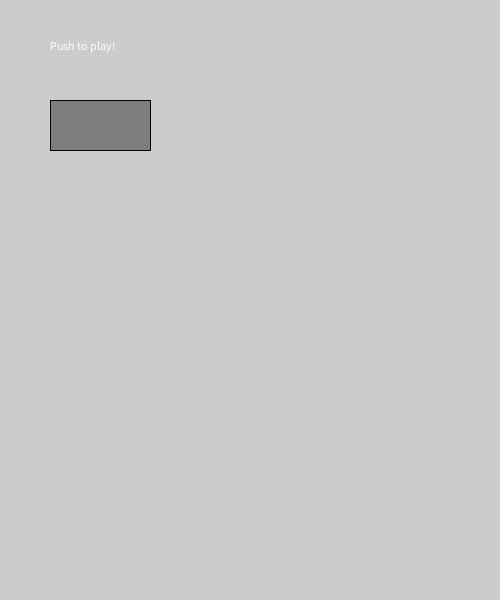
Frame 1 (no input)
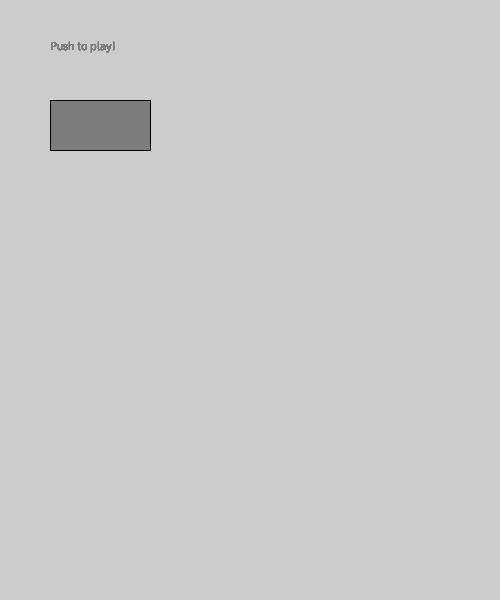
Frame 60 (the mouse pressed at the canvas centre just before this capture)
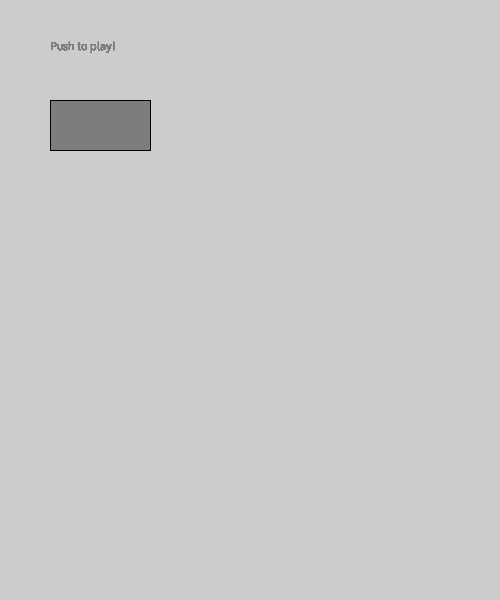
Frame 120 (the mouse held since frame 60 and released just before this capture)

The Processing sketch that drew these frames (run headless with seeded random() and noise(); from frame 60 on, the mouse is pressed at the canvas centre):

// Processing sketch: processing_91675
// ── processing_91675.pde

int position = 0;
int speed = 2;
int x_p1 = 50;
int y_p1 = 50;
int x_vel_p1 = 10;
int y_vel_p1 = 0;
int x_p2 = 50;
int y_p2 = 50;
int x_vel_p2 = -10;
int y_vel_p2 = 0;
int pellet_x = (int)random(10, width - 10);
int pellet_y = (int)random(10, height - 10);
int box_x = (int)random(10, width - 10);
int box_y = (int)random(10, height - 10);
int past_x_p1[] = new int[1];
int past_y_p1[] = new int[1];
int past_x_p2[] = new int[1];
int past_y_p2[] = new int[1];
int deaths_p1 = 0;
int deaths_p2 = 0;

boolean play = false;


void setup(){
  size(500,600);
  pellet_x = (int)random(20, width - 20);
  pellet_y = (int)random(20, height - 20);
  pellet_x = (pellet_x - pellet_x%10);
  pellet_y = (pellet_y - pellet_y%10);
  box_x = (int)random(20, width - 20);
  box_y = (int)random(20, height - 20);
  box_x = (box_x - box_x%10);
  box_y = (box_y - box_y%10);
  x_p2 = width - 50;
  y_p2 = height - 50;

}

void draw(){

if(play){
  offscreen_p1();
  pellet_p1();
  box_p1();
  offscreen_p2();
  pellet_p2();
  box_p2();
  
  for(int i = past_x_p1.length - 1; i > 0; i--){
    past_x_p1[i] = past_x_p1[i-1];
  }
  for(int i = past_y_p1.length - 1; i > 0; i--){
    past_y_p1[i] = past_y_p1[i-1];
  }
  past_x_p1[0] = x_p1;
  past_y_p1[0] = y_p1;
  
  
  for(int i = past_x_p2.length - 1; i > 0; i--){
    past_x_p2[i] = past_x_p2[i-1];
  }
  for(int i = past_y_p2.length - 1; i > 0; i--){
    past_y_p2[i] = past_y_p2[i-1];
  }
  past_x_p2[0] = x_p2;
  past_y_p2[0] = y_p2;

  background(0);
  

  position = position + 1;
  if(position >= speed){
    position = 0;
    x_p1 = x_p1 + x_vel_p1;
    y_p1 = y_p1 + y_vel_p1;
    x_p2 = x_p2 + x_vel_p2;
    y_p2 = y_p2 + y_vel_p2;
    boolean isdead_p1 = false;
    boolean isdead_p2 = false;
    for(int i = 1; i < past_x_p1.length; i++){
      if(past_x_p1[i] == x_p1 && past_y_p1[i] == y_p1){
        isdead_p1 = true;
      }
      if(past_x_p1[i] == x_p2 && past_y_p1[i] == y_p2){
        isdead_p2 = true;
      }
    }
    for(int i = 1; i < past_x_p2.length; i++){
      if(past_x_p2[i] == x_p2 && past_y_p2[i] == y_p2){
        isdead_p2 = true;
      }
      if(past_x_p2[i] == x_p1 && past_y_p2[i] == y_p1){
        isdead_p1 = true;
      }
    }
    if(isdead_p1){
      die_p1();
    }
    if(isdead_p2){
      die_p2();
    }
  }


  stroke(255,8,8);
  ellipse(x_p2,y_p2,10,10);
  for(int i = 0; i < past_x_p2.length; i++){
    ellipse(past_x_p2[i],past_y_p2[i],10,10);
  }
  
  fill(255,8,8);
  text(deaths_p1, width - 30, height - 20);
  noFill();
  
  stroke(21,202,255);
  ellipse(x_p1,y_p1,10,10);
  for(int i = 0; i < past_x_p1.length; i++){
    ellipse(past_x_p1[i],past_y_p1[i],10,10);
  }
  
  fill(21,202,255);
  text(deaths_p2,30, 20);
  noFill();
  
  stroke(255,255,255);
  ellipse(pellet_x, pellet_y, 10, 10);
  rect(box_x - 5, box_y - 5, 10, 10);
  noFill();
  stroke(21,202,255);
  rect(10, 10, width - 20, height - 20);
}
else{
  text("Push to play!", 50, 50);
  fill(125);
  rect(50, 100, 100, 50);
  
}
}


void keyPressed() {
  if (key == CODED) {
    if (keyCode == UP) {
      if(y_vel_p1 == 10 && past_x_p1.length > 1 &&  past_x_p1[0] == past_x_p1[1]){  
      }
      else{
        y_vel_p1 = -10;
        x_vel_p1 = 0;
      }
    }
    if (keyCode == RIGHT) {
      if(x_vel_p1 == -10 && past_x_p1.length > 1 &&  past_y_p1[0] == past_y_p1[1]){    
      }
      else{
        y_vel_p1 = 0;
        x_vel_p1 = 10;
      }
    }
    if (keyCode == LEFT) {
      if(x_vel_p1 == 10 && past_x_p1.length > 1 &&  past_y_p1[0] == past_y_p1[1]){    
      }
      else{
        y_vel_p1 = 0;
        x_vel_p1 = -10;
      }
    }
    if (keyCode == DOWN) {
      if(y_vel_p1 == -10 && past_x_p1.length > 1 && past_x_p1[0] == past_x_p1[1]){     
      }
      else{
        y_vel_p1 = 10;
        x_vel_p1 = 0;
      }
    }

  }
  else{
    if(key == 'w' || key == 'W'){
      
      if(y_vel_p2 == 10 && past_x_p2.length > 1 &&  past_x_p2[0] == past_x_p2[1]){  
      }
      else{
        y_vel_p2 = -10;
        x_vel_p2 = 0;
      }
    }
    else if(key == 'a' || key == 'A'){
      if(x_vel_p2 == 10 && past_x_p2.length > 1 &&  past_y_p2[0] == past_y_p2[1]){    
      }
      else{
        y_vel_p2 = 0;
        x_vel_p2 = -10;
      }
    }
    if (key == 'd' || key == 'D') {
      if(x_vel_p2 == -10 && past_x_p2.length > 1 &&  past_y_p2[0] == past_y_p2[1]){    
      }
      else{
        y_vel_p2 = 0;
        x_vel_p2 = 10;
      }
    }
    if (key == 's' || key == 'S') {
      if(y_vel_p2 == -10 && past_x_p2.length > 1 && past_x_p2[0] == past_x_p2[1]){     
      }
      else{
        y_vel_p2 = 10;
        x_vel_p2 = 0;
      }
    }
  }
}

void die_p1(){
  past_x_p1 = new int[1];
  past_y_p1 = new int[1];
  x_p1 = 50;
  y_p1 = 50;
  x_vel_p1 = 10;
  y_vel_p1 = 0;
  past_x_p1[0] = 40;
  past_y_p1[0] = 50;
  deaths_p1 = deaths_p1 + 1;
}

void die_p2(){
  past_x_p2 = new int[1];
  past_y_p2 = new int[1];
  x_p2 = width - 50;
  y_p2 = height - 50;
  x_vel_p2 = -10;
  y_vel_p2 = 0;
  past_x_p2[0] = width - 40;
  past_y_p2[0] = 50;
  deaths_p2 = deaths_p2 + 1;
}

void offscreen_p1(){
  if(x_p1 >= width - 10 || x_p1 <= 10 || y_p1 >= height - 10 || y_p1 <= 10){
    die_p1();
  }
}

void pellet_p1(){
  if(x_p1 == pellet_x && y_p1 == pellet_y){
    pellet_x = (int)random(20, width - 20);
    pellet_x = (pellet_x - pellet_x%10);
    pellet_y = (int)random(20, height - 20);
    pellet_y = (pellet_y - pellet_y%10);
    int temp[] = new int[past_x_p1.length + 3];
    for(int k = 0; k < past_x_p1.length; k++){
      temp[k] = past_x_p1[k];
    }
    past_x_p1 = temp;
    int temp2[] = new int[past_y_p1.length + 3];
    for(int k = 0; k < past_y_p1.length; k++){
      temp2[k] = past_y_p1[k];
    }
    past_y_p1 = temp2;

  }
}


void offscreen_p2(){
  if(x_p2 >= width - 10 || x_p2 <= 10 || y_p2 >= height - 10 || y_p2 <= 10){
    die_p2();
  }
}

void pellet_p2(){
  if(x_p2 == pellet_x && y_p2 == pellet_y){
    pellet_x = (int)random(20, width - 20);
    pellet_x = (pellet_x - pellet_x%10);
    pellet_y = (int)random(20, height - 20);
    pellet_y = (pellet_y - pellet_y%10);
    int temp[] = new int[past_x_p2.length + 3];
    for(int k = 0; k < past_x_p2.length; k++){
      temp[k] = past_x_p2[k];
    }
    past_x_p2 = temp;
    int temp2[] = new int[past_y_p2.length + 3];
    for(int k = 0; k < past_y_p2.length; k++){
      temp2[k] = past_y_p2[k];
    }
    past_y_p2 = temp2;

  }
}

void box_p1(){
  if(x_p1 == box_x && y_p1 == box_y){
    box_x = (int)random(20, width - 20);
    box_x = (box_x - box_x%10);
    box_y = (int)random(20, height - 20);
    box_y = (box_y - box_y%10);
    int temp[] = past_x_p2;
    past_x_p2 = new int[(past_x_p2.length + 1)/2];
    for(int i = 0; i < past_x_p2.length; i++){
      past_x_p2[i] = temp[i];
    }
    int temp2[] = past_y_p2;
    past_y_p2 = new int[(past_y_p2.length + 1)/2];
    for(int i = 0; i < past_y_p2.length; i++){
      past_y_p2[i] = temp2[i];
    }
  }
}


void box_p2(){
  if(x_p2 == box_x && y_p2 == box_y){
    box_x = (int)random(20, width - 20);
    box_x = (box_x - box_x%10);
    box_y = (int)random(20, height - 20);
    box_y = (box_y - box_y%10);
    int temp[] = past_x_p1;
    past_x_p1 = new int[(past_x_p1.length + 1)/2];
    for(int i = 0; i < past_x_p1.length; i++){
      past_x_p1[i] = temp[i];
    }
    int temp2[] = past_y_p1;
    past_y_p1 = new int[(past_y_p1.length + 1)/2];
    for(int i = 0; i < past_y_p1.length; i++){
      past_y_p1[i] = temp2[i];
    }
  }
}

void mousePressed(){
  if(play == false && mouseX >= 50 && mouseY >= 100 && mouseX <= 150 && mouseY <= 150){
    play = true;
  }
}
